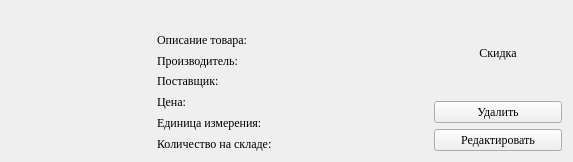
<?xml version="1.0" encoding="UTF-8"?>
<ui version="4.0">
 <class>ProductFrame</class>
 <widget class="QFrame" name="ProductFrame">
  <property name="geometry">
   <rect>
    <x>0</x>
    <y>0</y>
    <width>573</width>
    <height>161</height>
   </rect>
  </property>
  <property name="minimumSize">
   <size>
    <width>573</width>
    <height>0</height>
   </size>
  </property>
  <property name="maximumSize">
   <size>
    <width>573</width>
    <height>16777215</height>
   </size>
  </property>
  <property name="baseSize">
   <size>
    <width>573</width>
    <height>0</height>
   </size>
  </property>
  <property name="font">
   <font>
    <family>Times New Roman</family>
   </font>
  </property>
  <property name="windowTitle">
   <string/>
  </property>
  <layout class="QGridLayout" name="gridLayout_2" columnstretch="1,2,1">
   <property name="sizeConstraint">
    <enum>QLayout::SetDefaultConstraint</enum>
   </property>
   <item row="0" column="1">
    <layout class="QGridLayout" name="gridLayout">
     <item row="5" column="0">
      <widget class="QLabel" name="Counter">
       <property name="text">
        <string>Единица измерения:</string>
       </property>
      </widget>
     </item>
     <item row="1" column="0">
      <widget class="QLabel" name="Description">
       <property name="text">
        <string>Описание товара:</string>
       </property>
       <property name="wordWrap">
        <bool>true</bool>
       </property>
      </widget>
     </item>
     <item row="6" column="0">
      <widget class="QLabel" name="Count">
       <property name="text">
        <string>Количество на складе:</string>
       </property>
      </widget>
     </item>
     <item row="3" column="0">
      <widget class="QLabel" name="Seller">
       <property name="text">
        <string>Поставщик:</string>
       </property>
      </widget>
     </item>
     <item row="4" column="0">
      <widget class="QLabel" name="Price">
       <property name="text">
        <string>Цена:</string>
       </property>
      </widget>
     </item>
     <item row="2" column="0">
      <widget class="QLabel" name="Creator">
       <property name="text">
        <string>Производитель:</string>
       </property>
      </widget>
     </item>
     <item row="0" column="0">
      <widget class="QLabel" name="Name">
       <property name="font">
        <font>
         <family>Times New Roman</family>
         <pointsize>8</pointsize>
         <weight>75</weight>
         <bold>true</bold>
        </font>
       </property>
       <property name="styleSheet">
        <string notr="true"/>
       </property>
       <property name="text">
        <string/>
       </property>
       <property name="scaledContents">
        <bool>false</bool>
       </property>
      </widget>
     </item>
    </layout>
   </item>
   <item row="0" column="2">
    <layout class="QVBoxLayout" name="verticalLayout">
     <property name="sizeConstraint">
      <enum>QLayout::SetFixedSize</enum>
     </property>
     <item>
      <widget class="QLabel" name="Discount">
       <property name="text">
        <string>Скидка</string>
       </property>
       <property name="alignment">
        <set>Qt::AlignCenter</set>
       </property>
      </widget>
     </item>
     <item>
      <widget class="QPushButton" name="Delete">
       <property name="enabled">
        <bool>true</bool>
       </property>
       <property name="minimumSize">
        <size>
         <width>128</width>
         <height>0</height>
        </size>
       </property>
       <property name="maximumSize">
        <size>
         <width>128</width>
         <height>16777215</height>
        </size>
       </property>
       <property name="baseSize">
        <size>
         <width>128</width>
         <height>0</height>
        </size>
       </property>
       <property name="text">
        <string>Удалить</string>
       </property>
      </widget>
     </item>
     <item>
      <widget class="QPushButton" name="Update">
       <property name="minimumSize">
        <size>
         <width>128</width>
         <height>0</height>
        </size>
       </property>
       <property name="maximumSize">
        <size>
         <width>128</width>
         <height>16777215</height>
        </size>
       </property>
       <property name="baseSize">
        <size>
         <width>128</width>
         <height>0</height>
        </size>
       </property>
       <property name="text">
        <string>Редактировать</string>
       </property>
      </widget>
     </item>
    </layout>
   </item>
   <item row="0" column="0">
    <widget class="QLabel" name="Image">
     <property name="minimumSize">
      <size>
       <width>140</width>
       <height>140</height>
      </size>
     </property>
     <property name="maximumSize">
      <size>
       <width>140</width>
       <height>140</height>
      </size>
     </property>
     <property name="baseSize">
      <size>
       <width>140</width>
       <height>140</height>
      </size>
     </property>
     <property name="text">
      <string notr="true"/>
     </property>
     <property name="pixmap">
      <pixmap>C:/Users/logvl/Downloads/picture.png</pixmap>
     </property>
     <property name="scaledContents">
      <bool>true</bool>
     </property>
     <property name="alignment">
      <set>Qt::AlignLeading|Qt::AlignLeft|Qt::AlignVCenter</set>
     </property>
    </widget>
   </item>
  </layout>
 </widget>
 <resources/>
 <connections/>
</ui>
